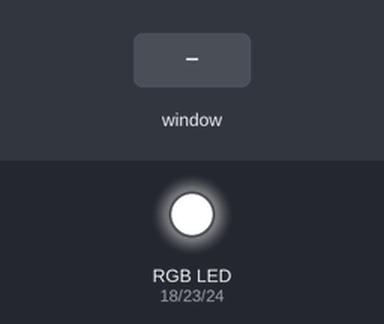
The program below on a simulated Raspberry Pi (BCM pin numbers). Shown: an RGB LED mixed from three pins (HIGH = lit). The test bench sets the inputs (shaded band). The desktop window is not drawn, its controls go by their first labels and the mouse button is held 0.15 s.

Above: at 1.2 s.
1.3 s: slider 1 in the window set to 50
At 1.8 s:
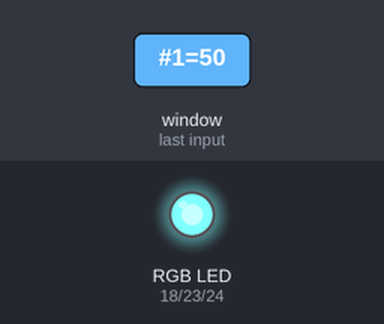
2.8 s: slider 1 in the window set to 100
At 4.0 s:
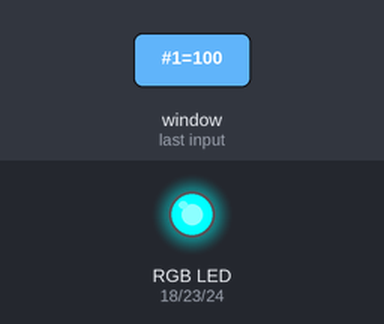
4.3 s: slider 1 in the window set to 0
At 5.2 s:
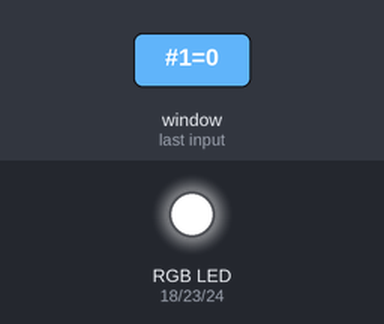
5.8 s: slider 1 in the window set to 25
At 6.4 s:
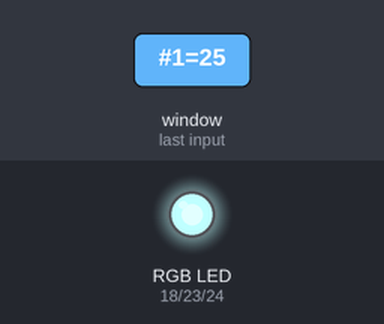
7.3 s: slider 2 in the window set to 50
At 8.5 s:
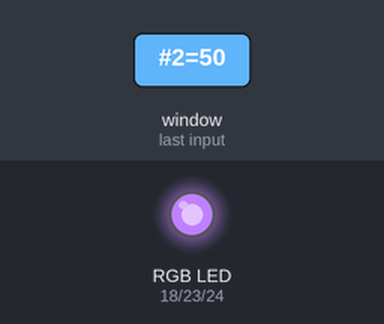
8.8 s: slider 2 in the window set to 100
At 9.9 s:
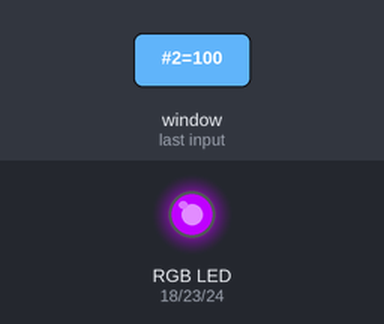
Timing chart, 0 to 11.3 s (numbered marks = the images above; inputs shaded):
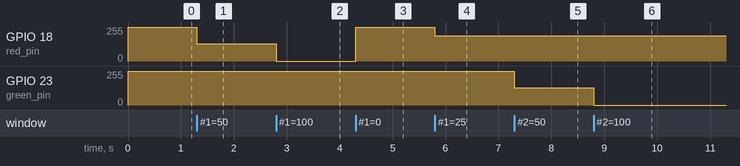

Measured:
- after the input at 1.3 s, GPIO 18 (red_pin): 255/255 → 128/255 at once
- after the input at 2.8 s, GPIO 18 (red_pin): 128/255 → 0/255 at once
- after the input at 4.3 s, GPIO 18 (red_pin): 0/255 → 255/255 at once
- after the input at 5.8 s, GPIO 18 (red_pin): 255/255 → 191/255 at once
- after the input at 7.3 s, GPIO 23 (green_pin): 255/255 → 128/255 at once
- after the input at 8.8 s, GPIO 23 (green_pin): 128/255 → 0/255 at once

The program:

mixing_colors.py
```python
from Tkinter import *
import RPi.GPIO as GPIO
import time

red_pin = 18
green_pin = 23
blue_pin = 24

GPIO.setmode(GPIO.BCM)
GPIO.setup(red_pin,GPIO.OUT)
GPIO.setup(green_pin, GPIO.OUT)
GPIO.setup(blue_pin,GPIO.OUT)

pwmRed = GPIO.PWM(red_pin, 500)
pwmRed.start(100)

pwmGreen = GPIO.PWM(green_pin, 500)
pwmGreen.start(100)

pwmBlue = GPIO.PWM(blue_pin, 500)
pwmBlue.start(100)

class App:
    def __init__(self, master):
        frame = Frame(master)
        frame.pack()

        Label(frame, text="Red").grid(row=0,column=0)
        Label(frame, text="Green").grid(row=1,column=0)
        Label(frame, text="Blue").grid(row=2,column=0)

        scaleRed = Scale(frame, from_=0,to=100,orient=HORIZONTAL,command=self.updateRed)
        scaleRed.grid(row=0, column=1)

        scaleGreen = Scale(frame, from_=0, to=100,orient=HORIZONTAL,command=self.updateGreen)
        scaleGreen.grid(row=1,column=1)

        scaleBlue = Scale(frame, from_=0, to=100,orient=HORIZONTAL,command=self.updateBlue)
        scaleBlue.grid(row=2, column=1)

    def updateRed(self, duty):
        pwmRed.ChangeDutyCycle(100 - float(duty))

    def updateGreen(self, duty):
        pwmGreen.ChangeDutyCycle(100 - float(duty))

    def updateBlue(self, duty):
        pwmBlue.ChangeDutyCycle(100 - float(duty))

root = Tk()
root.wm_title('RGB LED Control')
app = App(root)
root.geometry("200x150+0+0")

try:
    root.mainloop()
finally:
    print("Cleaning up")
    GPIO.cleanup()
```
